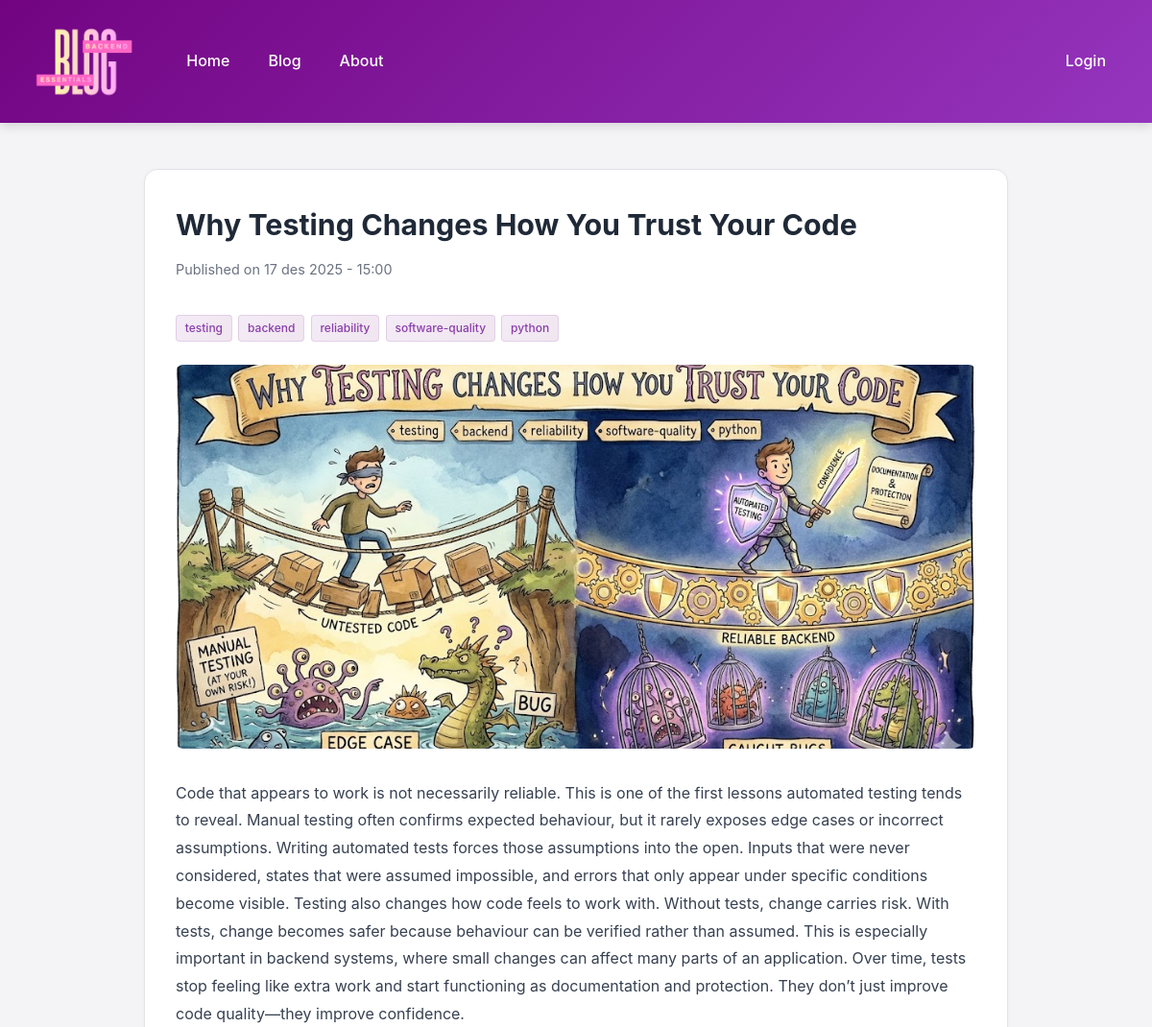
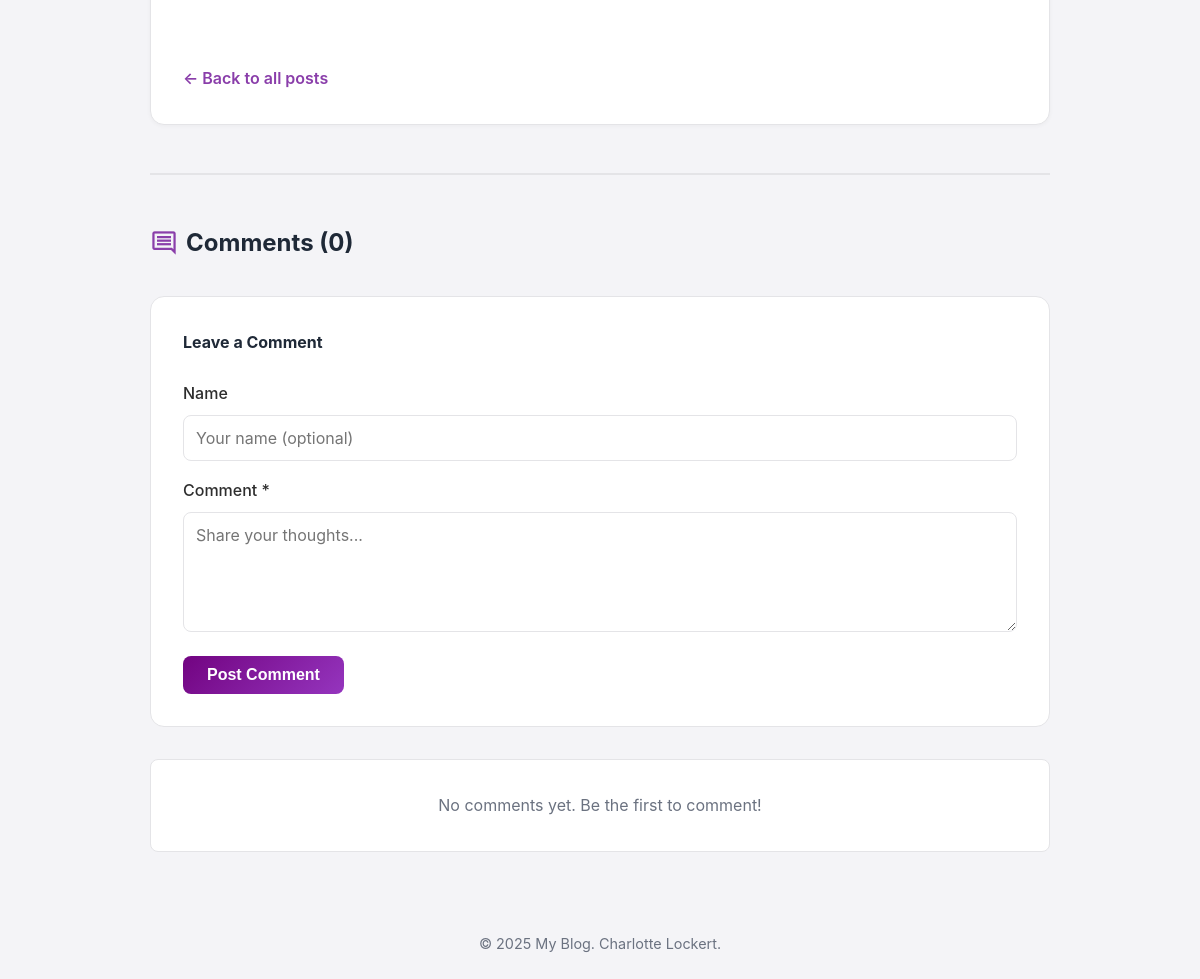
The page /blog/18 on the database its author committed (2 pictures, top to bottom).
### tables this page shows
CREATE TABLE posts (
    id INTEGER PRIMARY KEY AUTOINCREMENT,
    title TEXT NOT NULL,
    date TEXT NOT NULL,
    content TEXT NOT NULL,
    excerpt TEXT NOT NULL,
    image_url TEXT,
    tags TEXT
, created_at DATETIME, updated_at DATETIME);

### app.py (the view, shortened to what this page needs)
@app.route('/blog/<int:post_id>', methods=['GET', 'POST'])
def blog_post(post_id):
    post = get_post_by_id(post_id)
    if post is None:
        return "Post not found!", 404
    comments = get_comments_for_post(post_id)
    return render_template('post.html', post=post, comments=comments)

### app.py (called while the page is built)
@app.template_filter('norwegian_datetime')
def norwegian_datetime_filter(datetime_string):
    try:
        dt_obj = datetime.strptime(datetime_string, '%Y-%m-%d %H:%M:%S')
        norwegian_months = {
            1: 'jan', 2: 'feb', 3: 'mar', 4: 'apr', 5: 'mai', 6: 'jun',
            7: 'jul', 8: 'aug', 9: 'sep', 10: 'okt', 11: 'nov', 12: 'des'
        }
        return f"{dt_obj.day:02d} {norwegian_months[dt_obj.month]} {dt_obj.year} - {dt_obj.hour:02d}:{dt_obj.minute:02d}"
    except:
        return datetime_string

### database.py (called while the page is built)
def get_db_connection():
    conn = sqlite3.connect(DATABASE)
    conn.row_factory = sqlite3.Row
    return conn

def get_post_by_id(post_id):
    conn = get_db_connection()
    post = conn.execute('SELECT * FROM posts WHERE id = ?', (post_id,)).fetchone()
    conn.close()
    return post

def get_comments_for_post(post_id):
    conn = get_db_connection()
    comments = conn.execute(
        'SELECT * FROM comments WHERE post_id = ? ORDER BY date DESC',
        (post_id,)
    ).fetchall()
    conn.close()
    return comments

### templates/post.html (shortened to what this page needs)
{% extends "base.html" %}  {% block content %}
<div class="post-container">
  <article class="post-full">
    <div class="post-header-actions">
      <div>
        <h2>{{ post.title }}</h2>
        <p class="post-meta">Published on {{ post.created_at|norwegian_datetime }}</p>
      </div>
    </div>
    {% if post.tags %}
    <div class="post-tags">
      {% for tag in post.tags.split(', ') %}
      <a href="/tag/{{ tag }}" class="tag">{{ tag }}</a>
      {% endfor %}
    </div>
    {% endif %} {% if post.image_url %}
    <div class="post-image-full">
      <img src="{{ post.image_url }}" alt="{{ post.title }}" />
    </div>
    {% endif %}
    <div class="post-content">{{ post.content }}</div>
    <a href="/blog" class="back-link">← Back to all posts</a>
  </article>
  <div class="comments-section">
    <h3>
      <span class="material-symbols-outlined">comment</span>
      Comments ({{ comments|length }})
    </h3>
    <div class="comment-form-container">
      <h4>Leave a Comment</h4>
      <form method="POST" class="comment-form">
        <div class="form-group">
          <label for="author">Name</label>
          <input
            type="text"
            id="author"
            name="author"
            placeholder="Your name (optional)"
          />
        </div>
        <div class="form-group">
          <label for="comment_text">Comment *</label>
          <textarea
            id="comment_text"
            name="comment_text"
            rows="4"
            required
            placeholder="Share your thoughts..."
          ></textarea>
        </div>
        <button type="submit" class="btn-primary">Post Comment</button>
      </form>
    </div>
    {% if comments %}
    <div class="comments-list">
      {% for comment in comments %}
      <div class="comment">
        <div class="comment-header">
          <span class="comment-author">
            <span class="material-symbols-outlined">person</span>
            {{ comment.author }}
          </span>
          <div class="comment-meta">
            <span class="comment-date">{{ comment.date }}</span>
            {% if session.logged_in %}
            <form
              method="POST"
              action="/comment/{{ comment.id }}/delete"
              style="display: inline"
              onsubmit="return confirm('Delete this comment?');"
            >
              <button
                type="submit"
                class="btn-icon btn-icon-small btn-delete"
                title="Delete comment"
              >
                <span class="material-symbols-outlined">delete</span>
              </button>
            </form>
            {% endif %}
          </div>
        </div>
        <div class="comment-text">{{ comment.comment_text }}</div>
      </div>
      {% endfor %}
    </div>
    {% else %}
    <p class="no-comments">No comments yet. Be the first to comment!</p>
    {% endif %}
  </div>
</div>
{% endblock %}

### static/style.css (style rules this page uses)
:root { --color-bg: #f4f4f7; --color-text: #2d2d2d; --color-heading: #1f2937; --color-subtle-text: #6b7280; --color-accent: #8a3eaa; --color-accent-hover: #710762; --color-card-bg: #ffffff; --color-card-border: #e4e4e7; --header-bg-start: #720481; --header-bg-end: #9535be; --header-text: #ffffff; --radius-sm: 4px; --radius-md: 8px; --radius-lg: 14px; --radius-xl: 20px; --shadow-sm: 0 1px 4px rgba(0, 0, 0, 0.04); --shadow-md: 0 4px 10px rgba(0, 0, 0, 0.12); --shadow-lg: 0 6px 14px rgba(0, 0, 0, 0.1); --content-width: 1200px; --spacing-section: 3rem; --spacing-card: 2rem; --font-body: Inter, -apple-system, BlinkMacSystemFont, "Segoe UI", Roboto, Arial, sans-serif; --font-size-base: 1rem; --font-size-h1: 2.8rem; --font-size-h2: 1.9rem; --font-size-h3: 1.7rem; }
* { margin: 0; padding: 0; box-sizing: border-box; }
body { font-family: var(--font-body); font-size: var(--font-size-base); line-height: 1.7; color: var(--color-text); background: var(--color-bg); padding-bottom: 4rem; }
.post-meta { color: var(--color-subtle-text); font-size: 0.9rem; margin-bottom: 1.2rem; }
.post-container { max-width: 900px; margin: 0 auto; }
.post-full { background: var(--color-card-bg); padding: var(--spacing-card); border-radius: var(--radius-lg); border: 1px solid var(--color-card-border); box-shadow: var(--shadow-sm); }
.post-full h2 { font-size: var(--font-size-h2); color: var(--color-heading); margin-bottom: 0.5rem; }
.post-content { margin: 2rem 0; line-height: 1.8; color: #374151; }
.back-link { display: inline-block; color: var(--color-accent); text-decoration: none; font-weight: 600; margin-top: 2rem; transition: color 0.25s; }
.post-tags { margin: 0.3rem 0 0.8rem 0; display: flex; gap: 0.4rem; flex-wrap: wrap; }
.tag { background: linear-gradient( 135deg, rgba(138, 62, 170, 0.1), rgba(113, 7, 98, 0.1) ); padding: 0.15rem 0.55rem; border-radius: var(--radius-sm); font-size: 0.75rem; font-weight: 500; border: 1px solid rgba(138, 62, 170, 0.15); transition: background 0.2s ease, transform 0.2s ease; text-decoration: none; color: var(--color-accent); display: inline-block; cursor: pointer; position: relative; z-index: 10; }
a.tag { text-decoration: none; }
.form-group { margin-bottom: 1.5rem; }
.form-group label { display: block; margin-bottom: 0.5rem; color: var(--color-text); font-weight: 500; }
.form-group input { width: 100%; padding: 0.75rem; border: 1px solid var(--color-card-border); border-radius: var(--radius-md); font-size: 1rem; transition: border-color 0.2s; }
.btn-primary { width: 100%; padding: 0.75rem; background: linear-gradient( 135deg, var(--header-bg-start), var(--header-bg-end) ); color: white; border: none; border-radius: var(--radius-md); font-size: 1rem; font-weight: 600; cursor: pointer; transition: transform 0.2s, box-shadow 0.2s; }
.post-image-full { width: 100%; margin: 1.5rem 0; border-radius: var(--radius-md); overflow: hidden; }
.post-image-full img { width: 100%; max-height: 400px; object-fit: cover; display: block; }
.post-header-actions { display: flex; justify-content: space-between; align-items: flex-start; margin-bottom: 1rem; }
.comments-section { margin-top: 3rem; padding-top: 3rem; border-top: 2px solid var(--color-card-border); }
.comments-section h3 { color: var(--color-heading); font-size: 1.5rem; margin-bottom: 2rem; display: flex; align-items: center; gap: 0.5rem; }
.comments-section h3 .material-symbols-outlined { color: var(--color-accent); font-size: 28px; }
.comment-form-container { background: var(--color-card-bg); padding: 2rem; border-radius: var(--radius-lg); border: 1px solid var(--color-card-border); margin-bottom: 2rem; }
.comment-form-container h4 { color: var(--color-heading); margin-bottom: 1.5rem; }
.comment-form .form-group { margin-bottom: 1rem; }
.comment-form input, .comment-form textarea { width: 100%; padding: 0.75rem; border: 1px solid var(--color-card-border); border-radius: var(--radius-md); font-size: 1rem; font-family: var(--font-body); transition: border-color 0.2s; box-sizing: border-box; }
.comment-form textarea { resize: vertical; min-height: 120px; }
.comment-form .btn-primary { width: auto; padding: 0.6rem 1.5rem; }
.no-comments { text-align: center; color: var(--color-subtle-text); padding: 2rem; background: var(--color-card-bg); border-radius: var(--radius-md); border: 1px solid var(--color-card-border); }

### rows shown on the page
posts: title "Why Testing Changes How You Trust Your Code", created_at|norwegian_datetime "17 des 2025 - 15:00", image_url (picture), content "Code that appears to work is not necessarily reliable. This is one of the first lessons automated testing tends to reveal. Manual testing often confirms expected behaviour, but it rarely exposes edge cases or incorrect assumptions. Writing automated tests forces those assumptions into the open. Inputs that were never considered, states that were assumed impossible, and errors that only appear under specific conditions become visible. Testing also changes how code feels to work with. Without tests, change carries risk. With tests, change becomes safer because behaviour can be verified rather than assumed. This is especially important in backend systems, where small changes can affect many…"

### other values the page prints
{{ tag }} "testing" "backend" "reliability" "software-quality" "python"
{{ comments|length }} "0"
